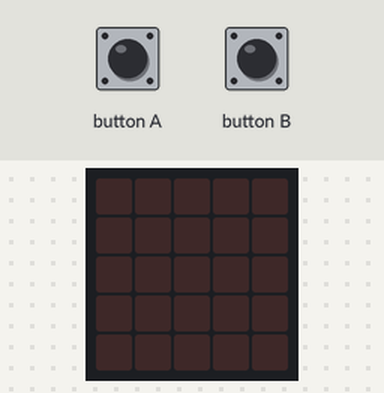
Simulated run of this program. Board: BBC micro:bit (MakeCode). Parts: the board's 5×5 LED display. Inputs (shaded band) come from the test bench.

Above: at 1.2 s.
1.3 s: button A pressed for 0.15 s
At 1.8 s:
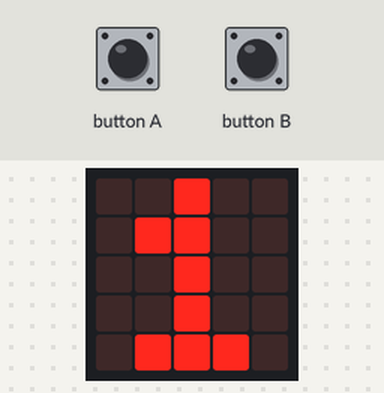
2.9 s: button A pressed for 0.15 s
At 4.2 s:
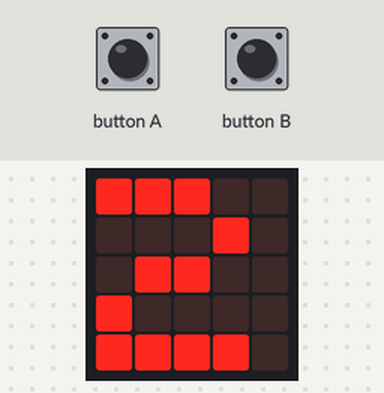
Timing chart, 0 to 5.9 s (numbered marks = the images above; inputs shaded):
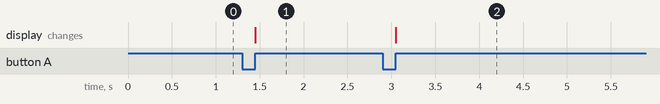

The program:

main.ts
```typescript
input.onButtonPressed(Button.A, function () {
    _1erNombre += 1
    basic.showNumber(_1erNombre)
})
input.onButtonPressed(Button.B, function () {
    _2èmeNombre += 1
    basic.showNumber(_2èmeNombre)
})
input.onGesture(Gesture.Shake, function () {
    basic.showNumber(_1erNombre + _2èmeNombre)
})
let _2èmeNombre = 0
let _1erNombre = 0
_1erNombre = 0
_2èmeNombre = 0
```

test.ts
```typescript
// les tests vont ici ; cela ne sera pas compilé si ce paquet est utilisé en tant qu'extension.
```

Measured:
- after the input at 1.3 s, the display: changes after 0.15 s (image 1)
- after the input at 2.9 s, the display: changes after 0.15 s (image 2)
